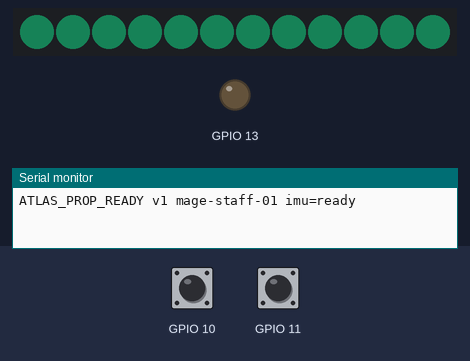
This program was run on a simulated ESP32-S3. Shown: 12 RGB LEDs in strip order, left to right, output pins drawn as LEDs (lit = HIGH), the last lines printed to the serial monitor. The test bench sets the inputs (shaded band); at power-on: GPIO 10 HIGH, GPIO 11 HIGH. Dim RGB values are drawn brighter than linear.

Above: at 1.2 s.
1.3 s: GPIO 10 pulled LOW for 0.15 s
At 1.56 s:
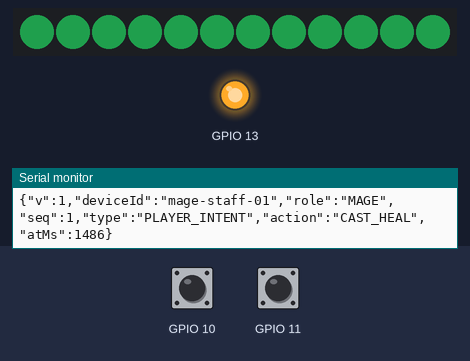
3.1 s: GPIO 11 pulled LOW for 0.15 s
At 3.21 s:
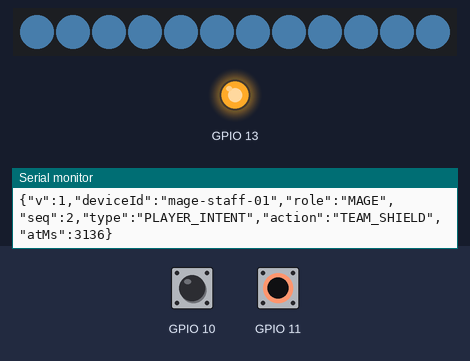
4.7 s: GPIO 10 pulled LOW for 1 s
At 6.8 s:
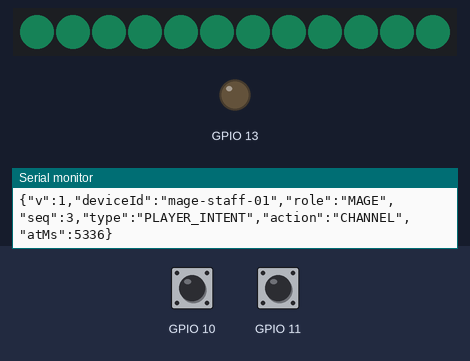
9.7 s: GPIO 10 pulsed LOW 2 times (0.12 s each, 0.3 s apart)
At 9.93 s:
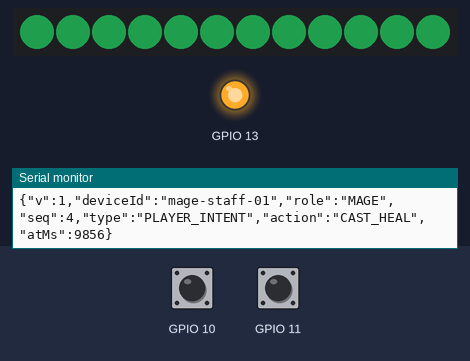
Timing chart, 0 to 12.7 s (numbered marks = the images above; inputs shaded):
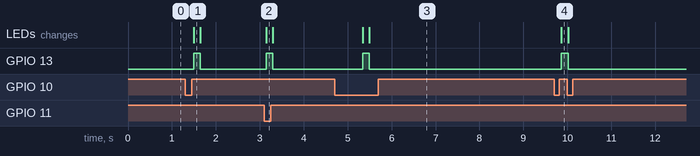

Measured:
- after the input at 1.3 s, GPIO 13: LOW → HIGH after 0.19 s, → LOW 0.16 s later; the LEDs: change after 0.19 s (image 1)
- after the input at 3.1 s, GPIO 13: LOW → HIGH at once, → LOW 0.16 s later; the LEDs: change at once (image 2)
- after the input at 4.7 s, GPIO 13: LOW → HIGH after 0.64 s, → LOW 0.16 s later; the LEDs: first change after 0.64 s (image 3 shows a later state)
- after the input at 9.7 s, GPIO 13: LOW → HIGH after 0.16 s, → LOW 0.16 s later; the LEDs: change after 0.16 s (image 4)

The program:

main.cpp
```cpp
// Lumen Staff (Mage) — bench firmware for the shared MKE-K01 ESP32-S3 core.
// CAST tap -> CAST_HEAL, CAST hold -> CHANNEL (staff bolt), SPECIAL -> TEAM_SHIELD.
// The IMU is mounted for later gesture tuning; the first bench proof uses the two buttons.
// Prints contract-v1 PLAYER_INTENT lines over USB serial; Unity decides every outcome.
#include <Adafruit_MPU6050.h>
#include <Adafruit_NeoPixel.h>
#include <Arduino.h>
#include <Wire.h>

namespace Pins {
constexpr uint8_t Sda = 1;
constexpr uint8_t Scl = 2;
constexpr uint8_t CastButton = 10;
constexpr uint8_t SpecialButton = 11;
constexpr uint8_t OrbLed = 12;
constexpr uint8_t VibrationDriver = 13;  // transistor/MOSFET input, never a bare motor
}

namespace Timing {
constexpr uint32_t DebounceMs = 35;
constexpr uint32_t ChannelHoldMs = 600;       // CAST held this long becomes CHANNEL, not a heal
constexpr uint32_t HealCooldownMs = 4000;     // matches the game's heal cooldown
constexpr uint32_t ChannelLockMs = 1200;
constexpr uint32_t ShieldCooldownMs = 14000;  // matches the game's team-shield cooldown
constexpr uint32_t FeedbackMs = 160;
}

struct Button {
  uint8_t pin;
  bool stable;
  bool reading;
  uint32_t changedAt;
  uint32_t pressedAt;
};

struct Cooldown {
  uint32_t ms;
  uint32_t lastAt;
  bool used;
};

Adafruit_MPU6050 imu;
Adafruit_NeoPixel orb(12, Pins::OrbLed, NEO_GRB + NEO_KHZ800);
Button cast{Pins::CastButton, HIGH, HIGH, 0, 0};
Button special{Pins::SpecialButton, HIGH, HIGH, 0, 0};
Cooldown healCooldown{Timing::HealCooldownMs, 0, false};
Cooldown channelLock{Timing::ChannelLockMs, 0, false};
Cooldown shieldCooldown{Timing::ShieldCooldownMs, 0, false};
uint32_t sequenceNumber = 0;
uint32_t feedbackUntil = 0;
bool channelSent = false;
bool imuReady = false;

void setOrb(uint8_t red, uint8_t green, uint8_t blue) {
  for (uint16_t pixel = 0; pixel < orb.numPixels(); pixel++) orb.setPixelColor(pixel, orb.Color(red, green, blue));
  orb.show();
}

void emitEvent(const char *action, uint32_t now) {
  Serial.printf(
      "{\"v\":1,\"deviceId\":\"mage-staff-01\",\"role\":\"MAGE\","
      "\"seq\":%lu,\"type\":\"PLAYER_INTENT\",\"action\":\"%s\",\"atMs\":%lu}\n",
      static_cast<unsigned long>(++sequenceNumber), action, static_cast<unsigned long>(now));
}

void emitLocalReject(const char *action, uint32_t remainingMs) {
  Serial.printf(
      "{\"v\":1,\"deviceId\":\"mage-staff-01\",\"type\":\"LOCAL_REJECT\",\"action\":\"%s\","
      "\"reason\":\"COOLDOWN\",\"remainingMs\":%lu}\n",
      action, static_cast<unsigned long>(remainingMs));
}

bool take(Cooldown &cooldown, const char *action, uint32_t now) {
  if (cooldown.used && now - cooldown.lastAt < cooldown.ms) {
    emitLocalReject(action, cooldown.ms - (now - cooldown.lastAt));
    return false;
  }
  cooldown.used = true;
  cooldown.lastAt = now;
  return true;
}

int8_t updateButton(Button &button, uint32_t now) {
  const bool reading = digitalRead(button.pin);
  if (reading != button.reading) {
    button.reading = reading;
    button.changedAt = now;
  }
  if (now - button.changedAt < Timing::DebounceMs || reading == button.stable) return 0;
  button.stable = reading;
  if (button.stable == LOW) button.pressedAt = now;
  return button.stable == LOW ? 1 : -1;
}

void acknowledge(uint32_t now, uint8_t red, uint8_t green, uint8_t blue) {
  setOrb(red, green, blue);
  digitalWrite(Pins::VibrationDriver, HIGH);
  feedbackUntil = now + Timing::FeedbackMs;
}

void setup() {
  Serial.begin(115200);
  pinMode(Pins::CastButton, INPUT_PULLUP);
  pinMode(Pins::SpecialButton, INPUT_PULLUP);
  pinMode(Pins::VibrationDriver, OUTPUT);
  digitalWrite(Pins::VibrationDriver, LOW);
  orb.begin();
  orb.setBrightness(56);
  setOrb(6, 28, 18);

  Wire.begin(Pins::Sda, Pins::Scl);
  imuReady = imu.begin();
  if (imuReady) {
    imu.setAccelerometerRange(MPU6050_RANGE_4_G);
    imu.setGyroRange(MPU6050_RANGE_500_DEG);
    imu.setFilterBandwidth(MPU6050_BAND_21_HZ);
  }
  Serial.printf("ATLAS_PROP_READY v1 mage-staff-01 imu=%s\n", imuReady ? "ready" : "missing");
}

void loop() {
  const uint32_t now = millis();

  const int8_t castEdge = updateButton(cast, now);
  if (castEdge == 1) channelSent = false;
  if (cast.stable == LOW && !channelSent && now - cast.pressedAt >= Timing::ChannelHoldMs) {
    channelSent = true;  // one CHANNEL per hold
    if (take(channelLock, "CHANNEL", now)) {
      emitEvent("CHANNEL", now);
      acknowledge(now, 20, 90, 120);
    }
  }
  if (castEdge == -1 && !channelSent && take(healCooldown, "CAST_HEAL", now)) {
    emitEvent("CAST_HEAL", now);
    acknowledge(now, 30, 140, 70);
  }

  if (updateButton(special, now) == 1 && take(shieldCooldown, "TEAM_SHIELD", now)) {
    emitEvent("TEAM_SHIELD", now);
    acknowledge(now, 90, 160, 220);
  }

  if (feedbackUntil && now >= feedbackUntil) {
    feedbackUntil = 0;
    digitalWrite(Pins::VibrationDriver, LOW);
    setOrb(6, 28, 18);
  }
  delay(2);
}
```
